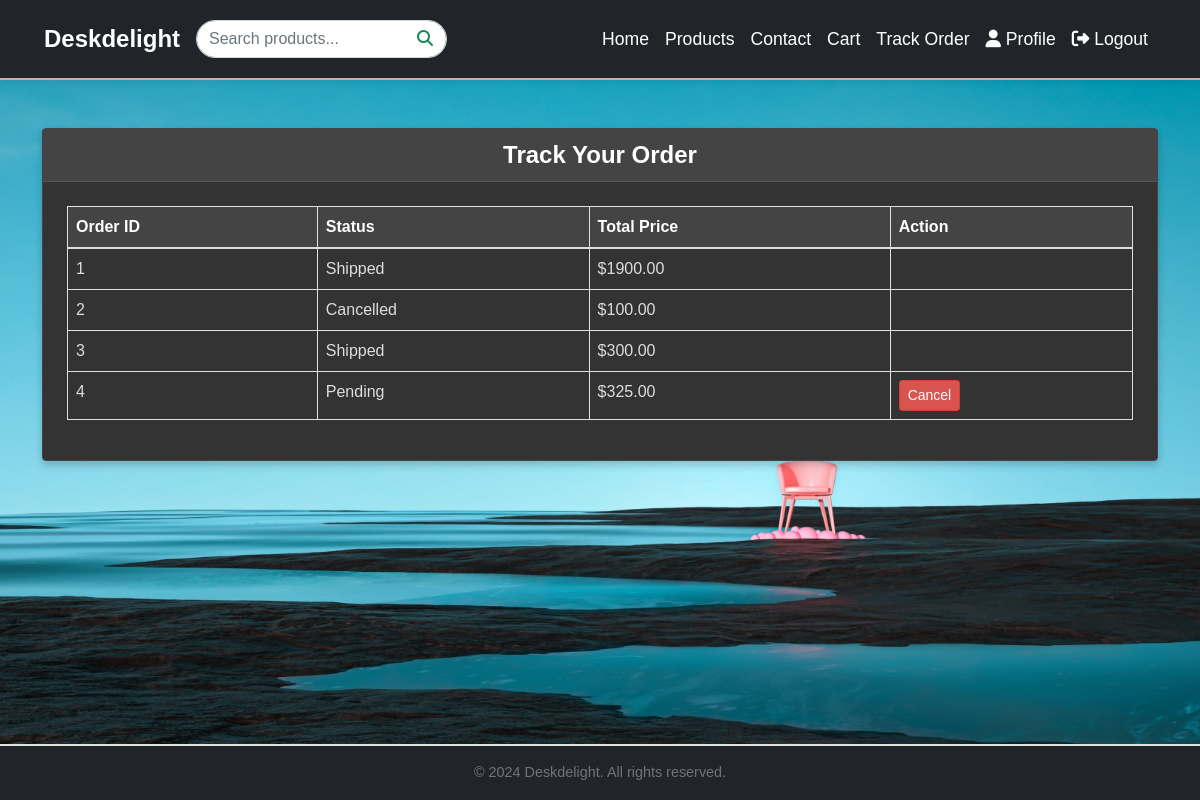
Page /track_order/ (signed in) on the earlier database version.
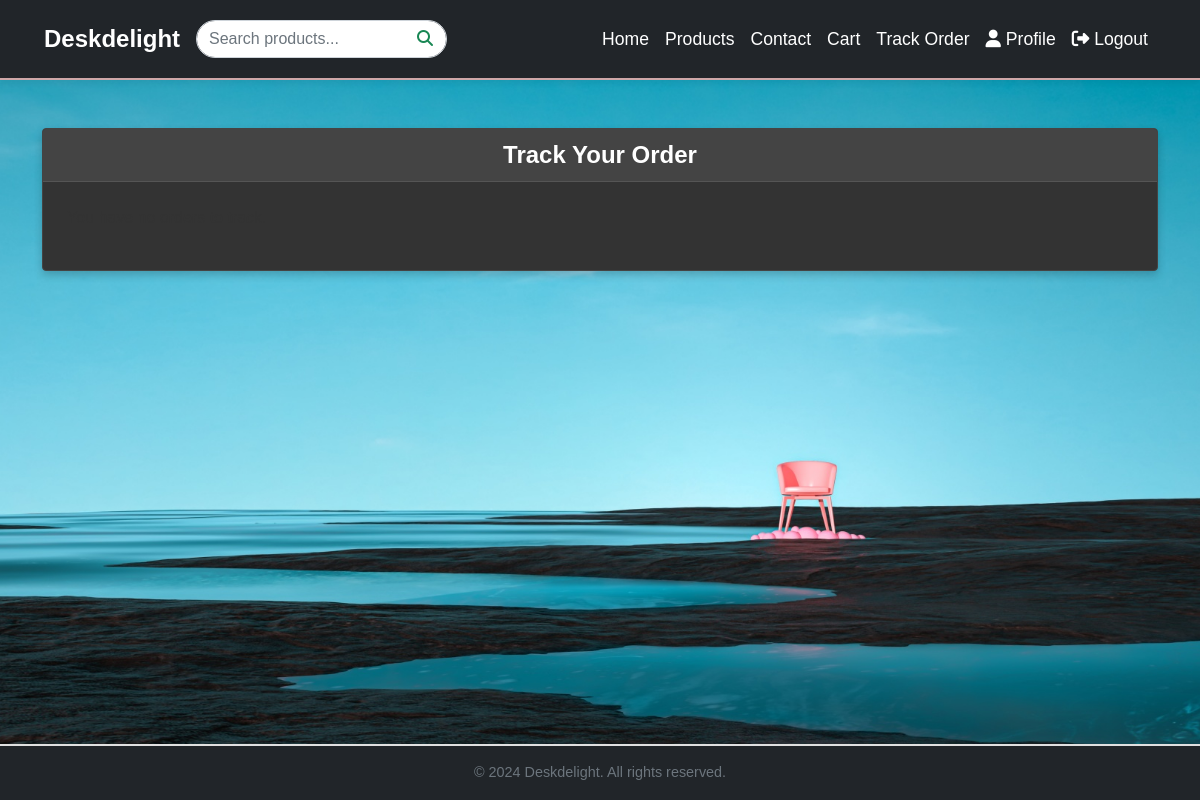
Same page on the later database version.
### myapp/models.py (models this page shows, shortened)
class Order(models.Model):
    customer = models.ForeignKey(settings.AUTH_USER_MODEL, on_delete=models.CASCADE)
    total_price = models.DecimalField(max_digits=10, decimal_places=2)
    status = models.CharField(
        max_length=20,
        choices=[('Pending', 'Pending'), ('Shipped', 'Shipped'), ('Delivered', 'Delivered'), ('Cancelled', 'Cancelled')],
        default='Pending',
    )
    shipping_address = models.TextField()
    phone_number = models.CharField(max_length=15)
    created_at = models.DateTimeField(auto_now_add=True)
    estimated_delivery_date = models.DateField(default=now() + timedelta(days=5))  # Add estimated delivery date

### myapp/views.py (the view)
# urls.py: path('track_order/', views.track_order_page, name='track_order_page'),
@login_required
def track_order_page(request):
    user = request.user
    orders = Order.objects.filter(customer=user)
    return render(request, 'track_order.html', {'orders': orders})

### templates/track_order.html (shortened to what this page needs)
{% extends 'base.html' %}
{% block content %}
<div class="container mt-5">
    <div class="card">
        <div class="card-header">Track Your Order</div>
        <div class="card-body">
            {% if orders %}
                <table class="table table-bordered">
                    <thead>
                        <tr>
                            <th>Order ID</th>
                            <th>Status</th>
                            <th>Total Price</th>
                            <th>Action</th>
                        </tr>
                    </thead>
                    <tbody>
                        {% for order in orders %}
                            <tr>
                                <td>{{ order.id }}</td>
                                <td>{{ order.status }}</td>
                                <td>${{ order.total_price }}</td>
                                <td>
                                    {% if order.status == "Pending" %}
                                        <form method="post" action="{% url 'cancel_order' order.id %}">
                                            <button type="submit" class="btn btn-danger btn-sm">Cancel</button>
                                        </form>
                                    {% endif %}
                                </td>
                            </tr>
                        {% endfor %}
                    </tbody>
                </table>
            {% else %}
                <p>You have no orders to track.</p>
            {% endif %}
        </div>
    </div>
</div>
{% endblock %}

Differences in the rows shown:
removed Order: id "1", status "Shipped", total_price "1900.00"
removed Order: id "2", status "Cancelled", total_price "100.00"
removed Order: id "3", status "Shipped", total_price "300.00"
removed Order: id "4", status "Pending", total_price "325.00", shows "Cancel"
Other differences:
text no longer shown: "Order ID Status Total Price Action"
